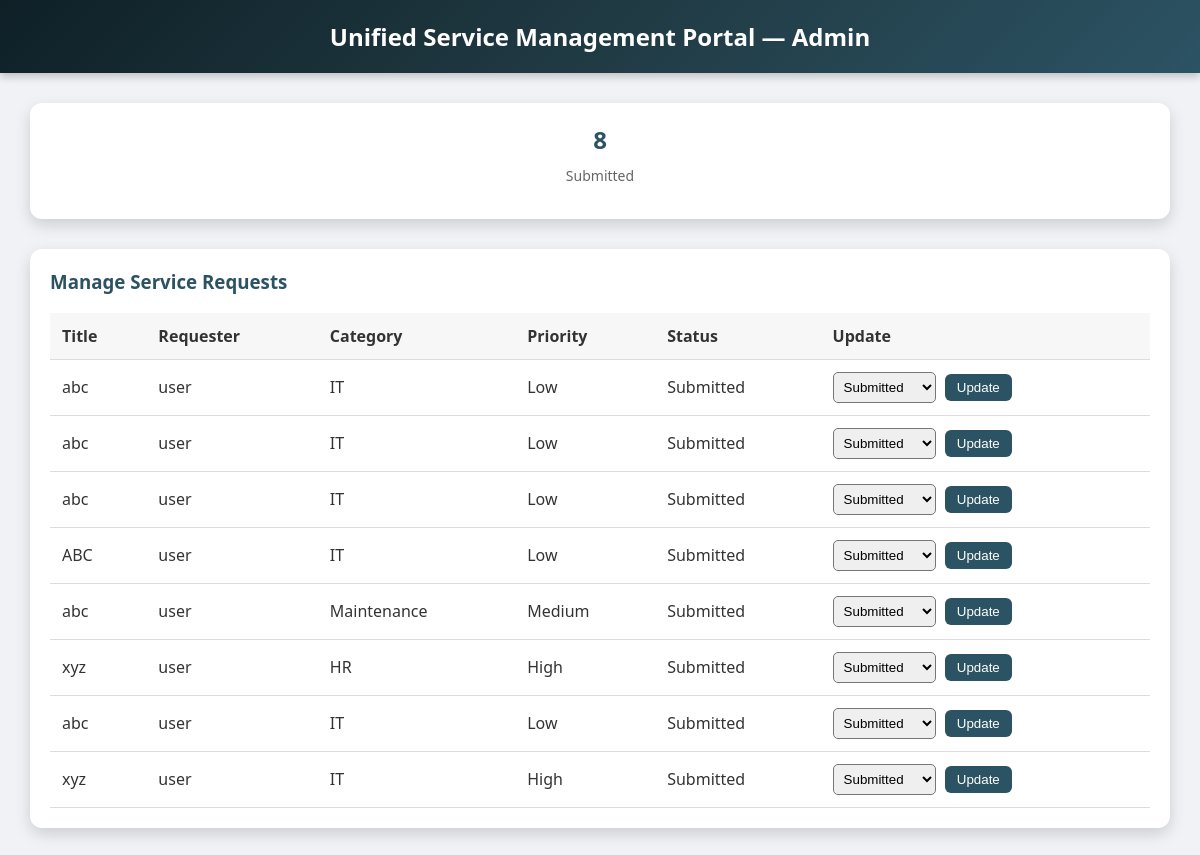
/admin, run on an earlier commit of the app's database.
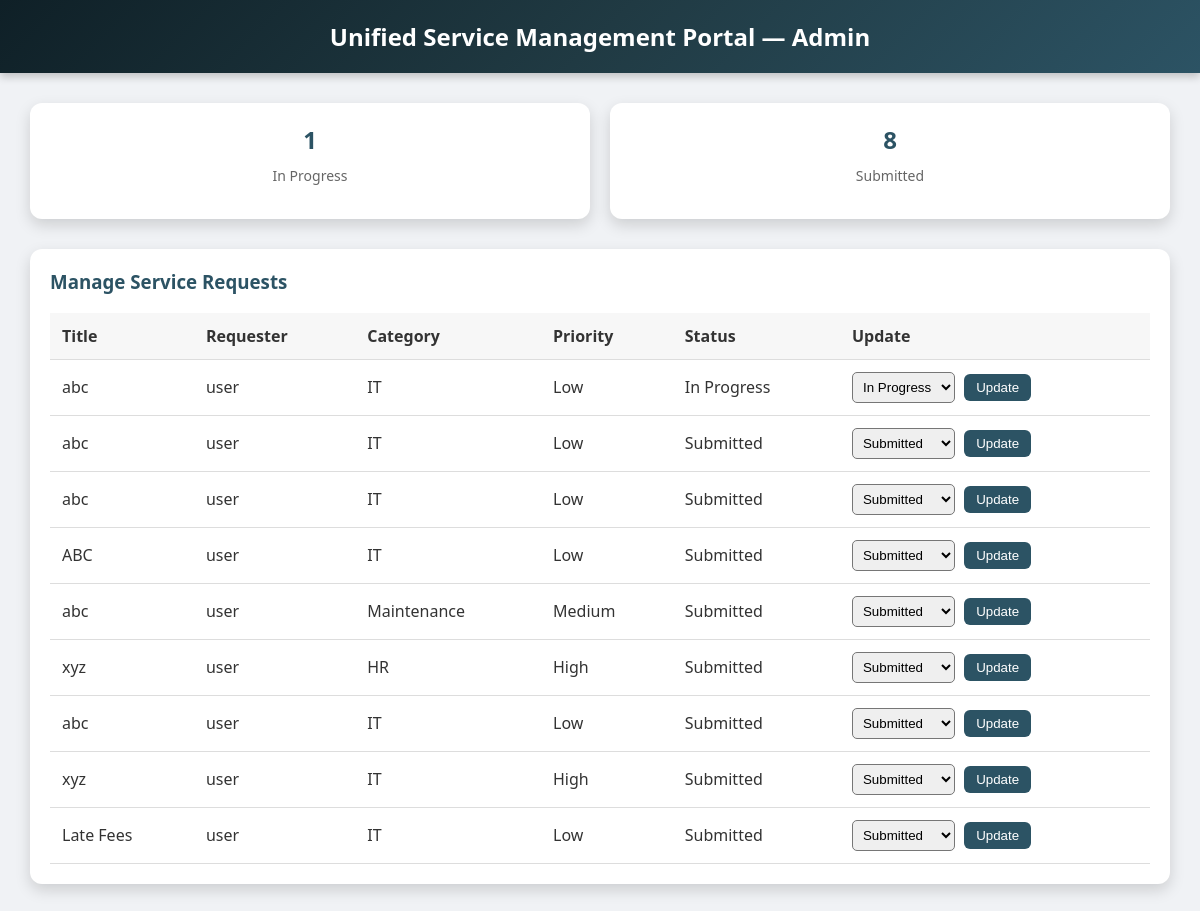
And on a later commit of the database.
### tables this page shows
CREATE TABLE requests (
    id INTEGER PRIMARY KEY AUTOINCREMENT,
    title TEXT,
    category TEXT,
    priority TEXT,
    status TEXT,
    requester TEXT,
    created_at TEXT
);

### app.py (the view)
@app.route("/admin")
def admin_view():
    db = get_db()
    requests_data = db.execute(
        "SELECT * FROM requests"
    ).fetchall()
    counts = db.execute(
        "SELECT status, COUNT(*) FROM requests GROUP BY status"
    ).fetchall()
    return render_template(
        "admin_dashboard.html",
        requests=requests_data,
        counts=counts
    )

### app.py (called while the page is built)
def get_db():
    return sqlite3.connect("database.db")

### templates/admin_dashboard.html (shortened to what this page needs)
<!DOCTYPE html>
<html lang="en">
<head>
</head>
<body>
<header>
  Unified Service Management Portal — Admin
</header>
<div class="container">
  <div class="summary">
    {% for c in counts %}
    <div class="summary-card">
      <h2>{{ c[1] }}</h2>
      <p>{{ c[0] }}</p>
    </div>
    {% endfor %}
  </div>
  <div class="card">
    <h3>Manage Service Requests</h3>
    <table>
      <tr>
        <th>Title</th>
        <th>Requester</th>
        <th>Category</th>
        <th>Priority</th>
        <th>Status</th>
        <th>Update</th>
      </tr>
      {% for r in requests %}
      <tr>
        <td>{{ r[1] }}</td>
        <td>{{ r[5] }}</td>
        <td>{{ r[2] }}</td>
        <td>{{ r[3] }}</td>
        <td>{{ r[4] }}</td>
        <td>
          <form method="post" action="/update-status">
            <select name="status">
              <option value="Submitted" {% if r[4] == "Submitted" %}selected{% endif %}>Submitted</option>
              <option value="In Progress" {% if r[4] == "In Progress" %}selected{% endif %}>In Progress</option>
            </select>
            <button type="submit">Update</button>
          </form>
        </td>
      </tr>
      {% endfor %}
    </table>
  </div>
</div>
</body>
</html>

What changed in the data, as far as the page shows it:
now on one of the page's lists (row edited): requests: id "1", status "In Progress"
changed requests: status "Submitted" → "In Progress"
added requests: title "Late Fees", requester "user", category "IT", priority "Low", status "Submitted", shown under "Manage Service Requests"
